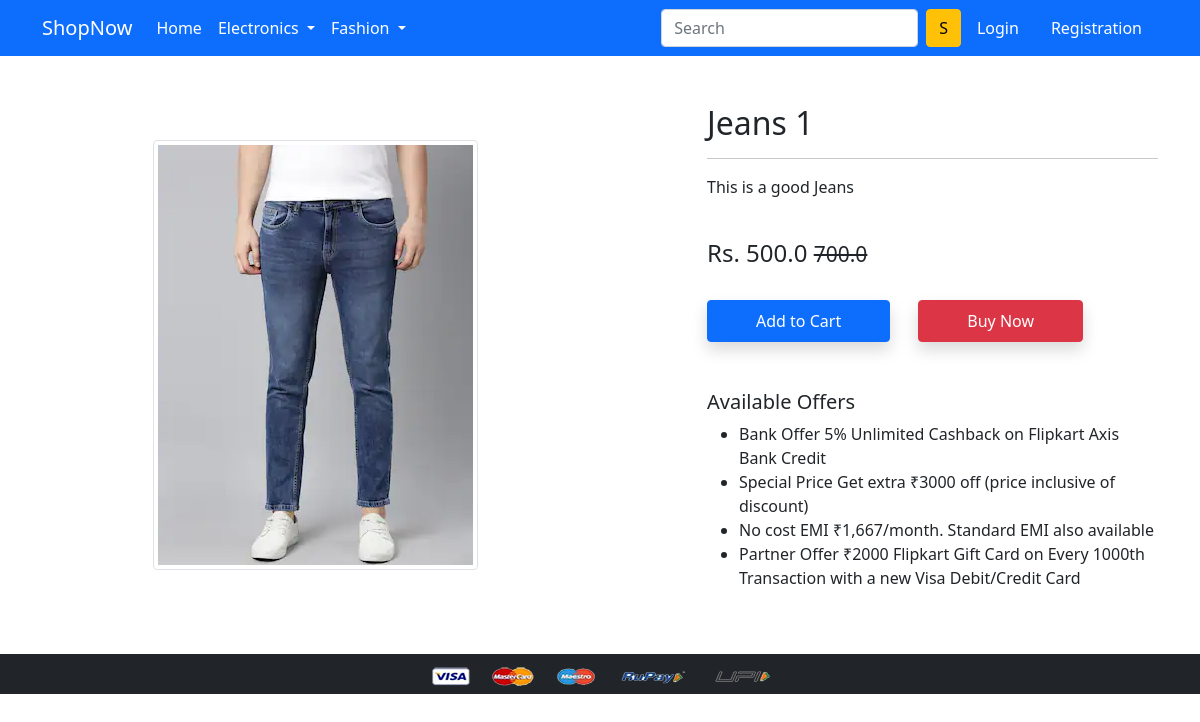
Screenshot of /product-detail/1 with the database file from the repository.
### app/models.py (models this page shows)
class Product(models.Model) :
    title = models.CharField(max_length=100)
    selling_price = models.FloatField()
    discounted_price = models.FloatField()
    description = models.TextField( )
    brand = models.CharField(max_length=108)
    category = models.CharField(choices=CATEGORY_CHOICES,max_length=2)
    product_image = models.ImageField(upload_to='producting')

### app/views.py (the view)
# urls.py: path('product-detail/<int:pk>', views.ProductDetailView.as_view(), name='product-detail'),
class ProductDetailView(View):
     def get(self, request, pk):
          product = Product.objects.get(pk=pk)
          return render(request, 'app/productdetail.html', {'product':product})

### app/templates/app/productdetail.html (shortened to what this page needs)
{% extends 'app/base.html' %} {% load static %} {% block title %}Product Detail{% endblock title %} {% block main-content %}
<div class="container my-5">
    <div class="row">
        <div class="col-sm-6 text-center align-self-center">
            <img src="{{product.product_image.url}}" alt="" class="img-fluid img-thumbnail">
        </div>
        <div class="col-sm-5 offset-sm-1">
            <h2>{{product.title}}</h2>
            <hr>
            <p>{{product.description}}</p> <br>
            <h4>Rs. {{product.discounted_price}} <small class="fw-light text-decoration-line-through">{{product.selling_price}}</small></h4> <br>  {% if not request.user.is_authenticated %}
            <form action="/add-to-cart" class="d-inline">
                <button type="submit" class="btn btn-primary shadow px-5 py-2">Add to Cart</button>
            </form>
            {% endif %}
            <a href="{% url 'checkout' %}" class="btn btn-danger shadow px-5 py-2 ms-4">Buy Now</a>
            <h5 class="mt-5">Available Offers</h5>
            <ul>
                <li>Bank Offer 5% Unlimited Cashback on Flipkart Axis Bank Credit</li>
                <li>Special Price Get extra ₹3000 off (price inclusive of discount)</li>
                <li>No cost EMI ₹1,667/month. Standard EMI also available</li>
                <li>Partner Offer ₹2000 Flipkart Gift Card on Every 1000th Transaction with a new Visa Debit/Credit Card</li>
            </ul>
        </div>
    </div>
</div>
{% endblock main-content %}

### rows the page displays
Product: product_image (picture), title "Jeans 1", description "This is a good Jeans", discounted_price "500.0", selling_price "700.0"
